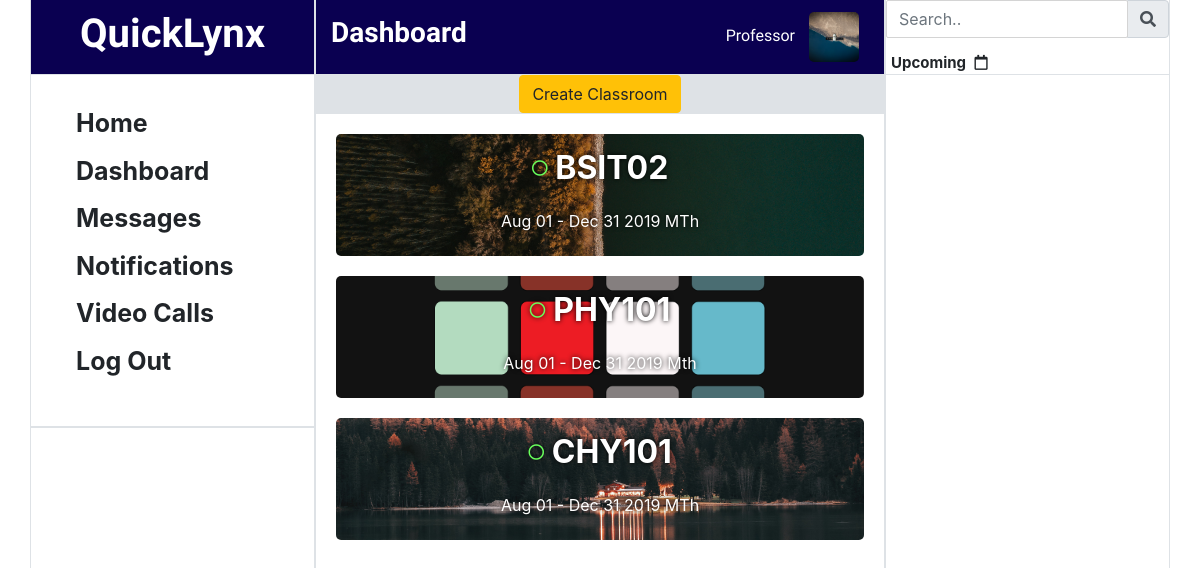
/dashboard/ (signed in), run on the app's committed database.
### app/models.py (models this page shows, shortened)
class Professor(models.Model):
    account = models.ForeignKey(Account, on_delete=models.CASCADE, blank=True, null=True)
    classroom = models.ManyToManyField(Classroom, blank=True)
    upvoted_post = models.ManyToManyField(Post, blank=True, related_name='upvoted_post_prof')
    downvoted_post = models.ManyToManyField(Post, blank=True, related_name='downvoted_post_prof')
    class Meta:
        db_table = "professor"

class Account(models.Model):
    first_name = models.CharField(max_length=50)
    last_name = models.CharField(max_length=50, blank=True, null=True)
    school_id = models.CharField(max_length=50)
    propix = models.ImageField(upload_to='pictures', blank=True, null=True)
    login = models.ForeignKey(Login, on_delete=models.CASCADE)
    class Meta:
        db_table = 'account'

class Classroom(models.Model):
    room_name = models.CharField(max_length=50)
    time_start = models.TimeField(null=True)
    time_end = models.TimeField(null=True)
    days = models.CharField(max_length=10)
    date_start = models.DateField(null=True)
    date_end = models.DateField(null=True)
    year_start = models.CharField(max_length=4, null=True, blank=True)
    year_end = models.CharField(max_length=4, null=True, blank=True)
    semester = models.CharField(max_length=25, choices=semester_choices, default="1st Semester")
    headerpix = models.ImageField(upload_to="media", blank=True, null=True)
    invite_token = models.CharField(max_length=20, null=True, blank=True)
    class Meta:
        db_table = "Classroom"

### app/views.py (the view)
# urls.py: path('dashboard/', views.dashboard, name='dashboard'),
def dashboard(request):
    if request.session.is_empty():
        return redirect('/')
    email_session = request.session.get('email')
    if email_session == None:
        return redirect('/logout/')
    login = Login.objects.get(email=email_session)
    if login.category == "STUDENT":
        context = {
            'posts': Post.objects.all(),
            'events': Event.objects.all(),
            'account': Student.objects.select_related().get(account__login__email=email_session),
            'students': Student.objects.all(),
        }
    elif login.category == "PROFESSOR":
            context = {
                'posts': Post.objects.all(),
                'events': Event.objects.all(),
                'account': Professor.objects.select_related().get(account__login__email=email_session),
                'students': Student.objects.all(),
            }
    return render(request, 'dashboard.html', context)

### app/templates/dashboard.html (shortened to what this page needs)
<!DOCTYPE html>
<html lang="en">
<head>
    <link rel="stylesheet" href="https://stackpath.bootstrapcdn.com/bootstrap/4.3.1/css/bootstrap.min.css">
    <link rel="stylesheet" href="../static/css/style.css">
    <link rel="stylesheet" href="https://use.fontawesome.com/releases/v5.7.0/css/all.css">
</head>
<body onload="init()">
    <div class="container-fluid">
        <div class="container">
            <div class="row">
                <div class="col-3 border-right border-left" style="min-height: 100vh;">
                    <div class="row border-bottom text-center" style="min-height: 75px; background: rgb(10, 0, 81); color: white">
                        <div class="col">
                            <h1 style="margin-top: 10px;">QuickLynx</h1>
                        </div>
                    </div>
                    <div class="row sticky-top">
                        <div class="container border-bottom" style="padding: 20px;">
                            <div class="row">
                                <ul>
                                    <li class="links"><a href="/home/">Home</a></li>
                                    <li class="links"><a href="/dashboard/">Dashboard</a></li>
                                    <li class="links"><a href="/message/">Messages</a></li>
                                    <li class="links"><a href="#">Notifications</a></li>
                                    <li class="links"><a href="#">Video Calls</a></li>
                                    <li class="links"><a href="/logout/">Log Out</a></li>
                                </ul>
                            </div>
                        </div>
                        <div class="container border-top" style="padding: 20px;">
                        </div>
                    </div>
                </div>
                <div class="col-6 border-right border-left" style="min-height: 100vh;">
                    <div class="row border-bottom" style="min-height: 75px; background: rgb(10, 0, 81); color: white">
                        <div class="aligner col">
                            <h3>Dashboard</h3>
                            <span style="font-family: 'Fjalla One', sans-serif;">{{account.account.first_name}}
                                {%if account.account.propix|length > 0 %}
                                    <img src="{{account.account.propix.url}}" alt="" style="object-fit: cover; border-radius: 5px; margin: 0 10px 0" height="50px" width="50px">
                                {%endif%}
                            </span>
                        </div>
                    </div>
                    {%if account.account.login.category == "PROFESSOR"%}
                        <div class="row text-center" style="height: 39px; background: rgb(222, 226,230)">
                            <div class="col">
                                <button class="btn btn-warning" data-toggle="modal" data-target="#myModal">Create Classroom</button>
                            </div>
                        </div>
                    {%endif%}
                    {% now "Y-m-d" as todays_date%}
                    {%for classroom in account.classroom.all%}
                        <div class="row">
                            {% if classroom.headerpix|length > 0 %}
                                <div class="card-selector col text-center row-course" style="color: white; background: url({{classroom.headerpix.url}}); background-size: cover; background-position:center" onclick="location.href='/classroom/{{classroom.room_name}}'">
                            {%endif%}
                                <p style="text-shadow: 0 0 5px black;">{%if todays_date < classroom.date_end|date:"Y-m-d"%}<i class="far fa-circle" style="color: rgb(105, 255, 92); font-size: 1rem; vertical-align:5px"></i>{%else%}<i class="far fa-circle" style="color: rgb(255, 92, 92); font-size: 1rem; vertical-align:5px">{%endif%}</i>&nbsp;{{classroom.room_name}} <br><span style="font-size: 1rem; font-weight: lighter">{{classroom.date_start|date:"M d"}} - {{classroom.date_end|date:"M d Y"}} {{classroom.days}}</span></p>
                            </div>
                        </div>
                    {%endfor%}
                </div>
                <div class="col-3 border-right border-left text-center" style="min-height: 100vh;">
                    <div class="row border-bottom sticky-top" style="min-height: 75px;">
                        <form action="#" class="text-center">
                            <div class="input-group">
                                <input type="text" class="form-control" placeholder="Search..">
                                <div class="input-group-append">
                                    <span class="input-group-text"><i class="fas fa-search"></i></span>
                                </div>
                            </div>
                        </form>
                        <span class="links" style="margin: 0 5px 0;font-size: 15px; align-self:flex-end">Upcoming <i class="control-img far fa-calendar" title="Create Event"></i></span>
                    </div>
                </div>
            </div>
        </div>
    </div>
</body>
</html>

### app/static/css/style.css (style rules this page uses)
h3, h6, h1 { font-family: 'Fjalla One', sans-serif; font-weight: bolder; }
input { border:rgb(212, 212, 212) 1px solid !important; border-radius: 2px !important; }
.card-selector { margin: 20px 20px 20px; display: flex; align-items: center; justify-content: center; border-radius: 5px; transition: all 0.2s ease-in-out; color: black; padding-top: 10px; cursor: pointer; }
.card-selector p { font-size: xx-large; font-weight: 700; }
.row-course { margin-bottom: 0; }

### app/templates/dashboard.html (style rules this page uses)
body { margin: 0; }
li { list-style-type: none; }
.links { font-size: 25px; font-weight: bolder; margin: 10px 0 10px; }
li a { text-decoration: none !important; color: rgb(33,37, 41); transition: 0.1s; outline: 0; }
.control-img { margin: 0 5px 0; cursor: pointer; }
.aligner { display: flex; align-items: center; justify-content: space-between; }

### data on the page
Professor: account.first_name "Professor", account.propix (picture)
Classroom: headerpix (picture), room_name "BSIT02", date_start "Aug 01", date_end "Dec 31 2019", days "MTh"
Classroom: headerpix (picture), room_name "PHY101", date_start "Aug 01", date_end "Dec 31 2019", days "Mth"
Classroom: headerpix (picture), room_name "CHY101", date_start "Aug 01", date_end "Dec 31 2019", days "MTh"
